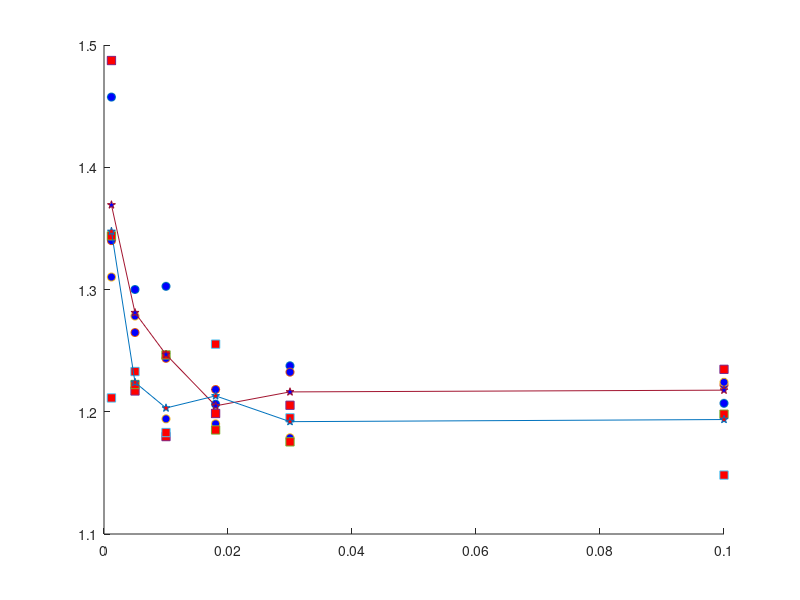

MATLAB code to generate this figure:
n1 = [ 1.4574 1.3 1.3026 1.2062 1.2376 1.2069 ]';
n2 = [ 1.34 1.2648 1.2437 1.2182 1.2324 1.2220 ]';
n3 = [ 1.3102 1.2783 1.1942 1.1901 1.1787 1.2241 ]';

u1 = [ 1.4873 1.2170 1.1797 1.1986 1.2053 1.2347 ]';
u2 = [ 1.3439 1.2223 1.2465 1.1851 1.1754 1.1980 ]';
u3 = [ 1.2113 1.2329 1.1830 1.2553 1.1950 1.1482 ]';

q = [ 12 50 100 180 300 1000 ]';
snp = 10000;
q = q./snp;

u = (u1 + u2 + u3)./3;
n = (n1 + n2 + n3)./3;

u_100 = [ 1.2223 1.1488 1.2263 1.2978 1.2211 1.2051 1.2067 1.2173 1.2301 1.2378 ]';
n_100 = [ 1.2253 1.2282 1.2142 1.2428 1.2040 1.1935 1.1962 1.2378 1.2563 1.1905 ]';

figure;
clf;
hold on;

plot(q,n1,'o','MarkerFaceColor','b');
plot(q,n2,'o','MarkerFaceColor','b');
plot(q,n3,'o','MarkerFaceColor','b');

plot(q,u1,'s','MarkerFaceColor','r');
plot(q,u2,'s','MarkerFaceColor','r');
plot(q,u3,'s','MarkerFaceColor','r');

plot(q,n,'-p','MarkerFaceColor','b');
plot(q,u,'-p','MarkerFaceColor','r');

% plot(n_100,'-o','MarkerFaceColor','b');
% plot(u_100,'-s','MarkerFaceColor','r');

hold off;